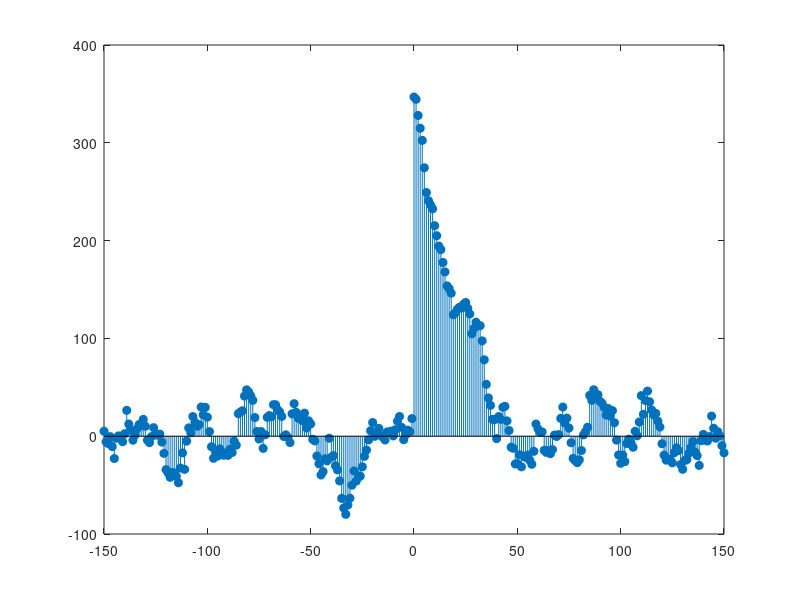

Here is the MATLAB script that generated this plot:
%EEET 425 LAB03 Q1 1)

N = 1000;
w = -1 + 2 * rand(N, 1);
a = [1 -0.95];
b = [1];

y = filter(b, a, w);

%stem(w, y, 'filled')

ylength = length(y);
m = -150:150;
mlength = length(m);
ryy = zeros(mlength, 1);
rww = zeros(mlength, 1);
ryw = zeros(mlength, 1);

for i = 1:mlength
    lag = m(i);
    if lag >= 0
        ryy(i) = sum(y(1+lag:N) .* y(1:N-lag));
    else
        ryy(i) = sum(y(1:N+lag) .* y(1-lag:N));
    end
end
    
for i = 1:mlength
    lag = m(i);
    if lag >= 0
        rww(i) = sum(w(1+lag:N) .* w(1:N-lag));
    else
        rww(i) = sum(w(1:N+lag) .* w(1-lag:N));
    end
end

for i = 1:mlength
    lag = m(i);
    if lag >= 0
        ryw(i) = sum(y(1+lag:N) .* w(1:N-lag));
    else
        ryw(i) = sum(y(1:N+lag) .* w(1-lag:N));
    end
end

%stem(m, ryy, 'filled')
%stem(m, rww, 'filled')
stem(m, ryw, 'filled')
